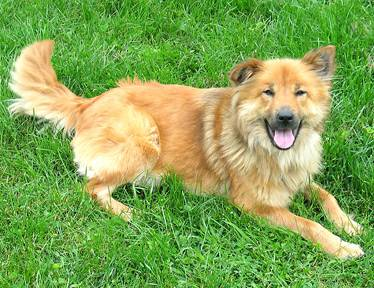
#> input picture Images/dog.4.jpg, 374 x 288 px
$ python 'Using K_Means.py'
#> lines starting #> are read from the running program, lines starting #| are printed output that depends on the picture
import cv2
import numpy as np
import matplotlib.pyplot as plt

# Load the Img..
img = cv2.imread("Images/dog.4.jpg")
#> img is the input picture: shape (288, 374, 3); mean B, G, R 85.3, 165.6, 131.4
img = cv2.cvtColor(img, cv2.COLOR_BGR2RGB)
print(img.shape)
#| (288, 374, 3)

# Reshape img to give it to kmeans function in open_cv.
pixels = img.reshape((-1, 3))
pixels = np.float32(pixels)
print(pixels.shape)
#| (107712, 3)

criteria = (cv2.TERM_CRITERIA_EPS + cv2.TERM_CRITERIA_MAX_ITER, 100, 0.2)

# using Kmeans in open_cv to get labels and centroids.
k = 2
skip, labels, (centroids) = cv2.kmeans(pixels, k, None, criteria, 10, cv2.KMEANS_RANDOM_CENTERS)
#> skip = 333310696.3; centroids = [[83.73, 145.3, 53.33], [209.7, 199, 137.8]]
centroids = np.uint8(centroids)
#> centroids = [[83, 145, 53], [209, 199, 137]]
labels = labels.flatten()

# Get the segmented img.
segmented_img = centroids[labels.flatten()]
segmented_img = segmented_img.reshape(img.shape)
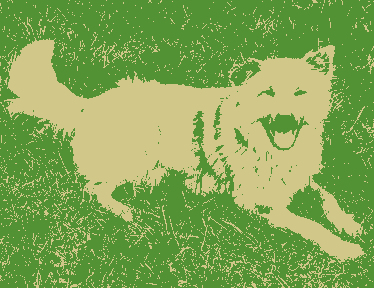
#> segmented_img: shape (288, 374, 3); mean R, G, B 130.7, 165.4, 84.8
plt.imshow(segmented_img)
plt.show()

$ run again, with Images/dog.5.jpg copied over Images/dog.4.jpg
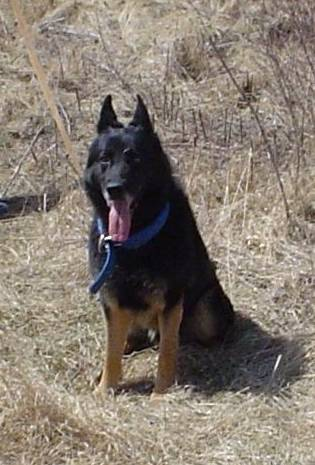
#> input picture Images/dog.5.jpg, 315 x 465 px
#> img is the input picture: shape (465, 315, 3); mean B, G, R 112, 122.4, 132.8
#| (465, 315, 3)
#| (146475, 3)
#> `skip, labels, (centroids) = cv2.kmeans(pixels, k, None, criteria, 10, ..`: skip = 306930828.4; centroids = [[161.3, 149.7, 135.6], [51.43, 44.7, 44.8]]
#> `centroids = np.uint8(centroids)`: centroids = [[161, 149, 135], [51, 44, 44]]
#> `segmented_img = segmented_img.reshape(img.shape)`:
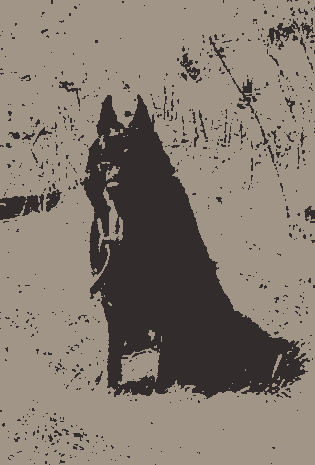
#> segmented_img: shape (465, 315, 3); mean R, G, B 132.4, 121.7, 111.3

$ run again, with Images/dog.9.jpg copied over Images/dog.4.jpg
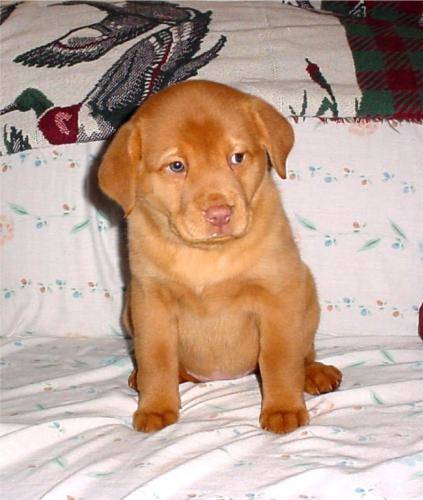
#> input picture Images/dog.9.jpg, 423 x 500 px
#> img is the input picture: shape (500, 423, 3); mean B, G, R 148.9, 163.5, 189.5
#| (500, 423, 3)
#| (211500, 3)
#> `skip, labels, (centroids) = cv2.kmeans(pixels, k, None, criteria, 10, ..`: skip = 862553514.6; centroids = [[218.3, 203.4, 198.2], [140.9, 95.73, 65.28]]
#> `centroids = np.uint8(centroids)`: centroids = [[218, 203, 198], [140, 95, 65]]
#> `segmented_img = segmented_img.reshape(img.shape)`:
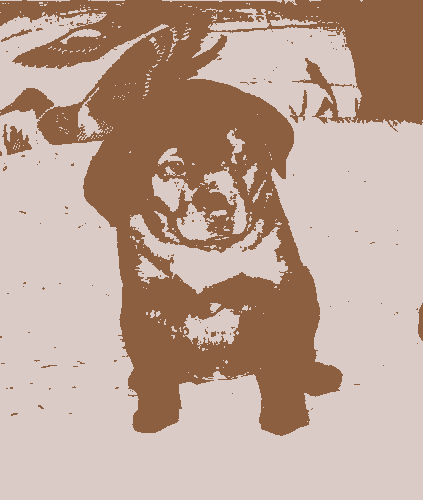
#> segmented_img: shape (500, 423, 3); mean R, G, B 189, 162.9, 148.6

$ run again, with Images/dog (2).jpg copied over Images/dog.4.jpg
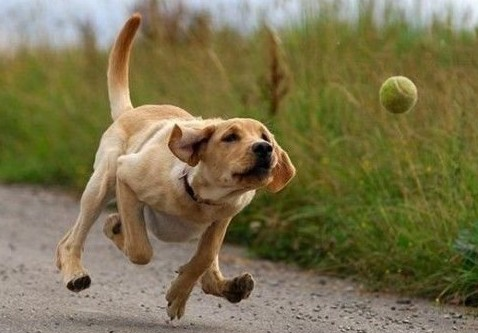
#> input picture Images/dog (2).jpg, 478 x 333 px
#> img is the input picture: shape (333, 478, 3); mean B, G, R 76.9, 113.6, 121.9
#| (333, 478, 3)
#| (159174, 3)
#> `skip, labels, (centroids) = cv2.kmeans(pixels, k, None, criteria, 10, ..`: skip = 300627521; centroids = [[98.01, 90.8, 41.7], [167.5, 157, 144]]
#> `centroids = np.uint8(centroids)`: centroids = [[98, 90, 41], [167, 157, 144]]
#> `segmented_img = segmented_img.reshape(img.shape)`:
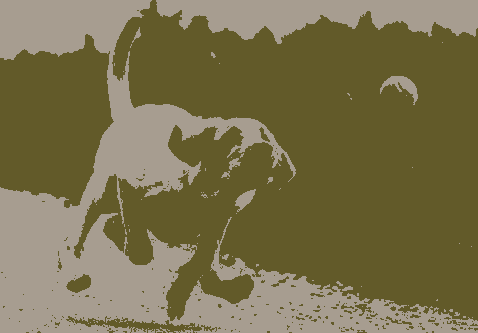
#> segmented_img: shape (333, 478, 3); mean R, G, B 121.7, 113.1, 76.5
